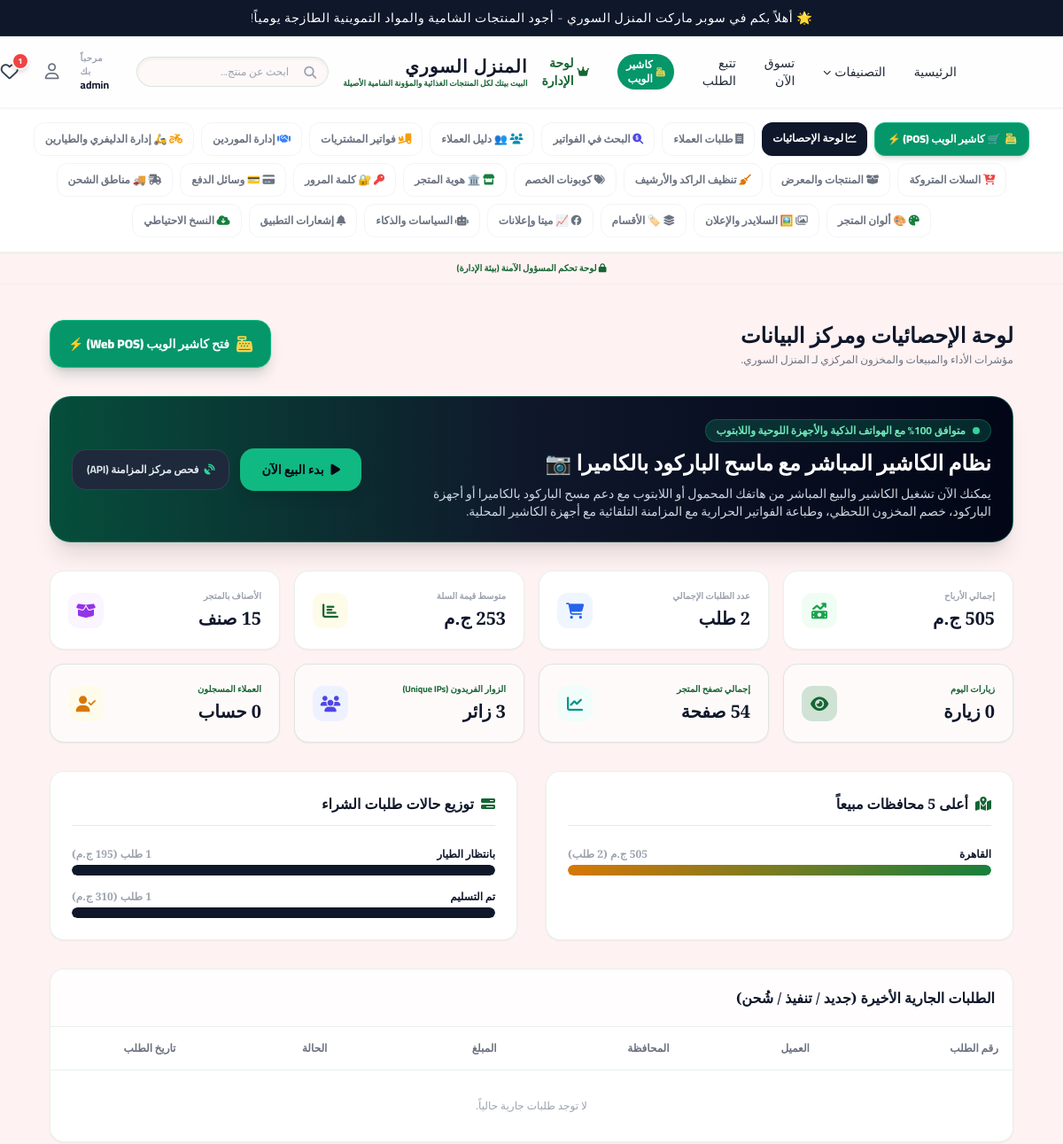
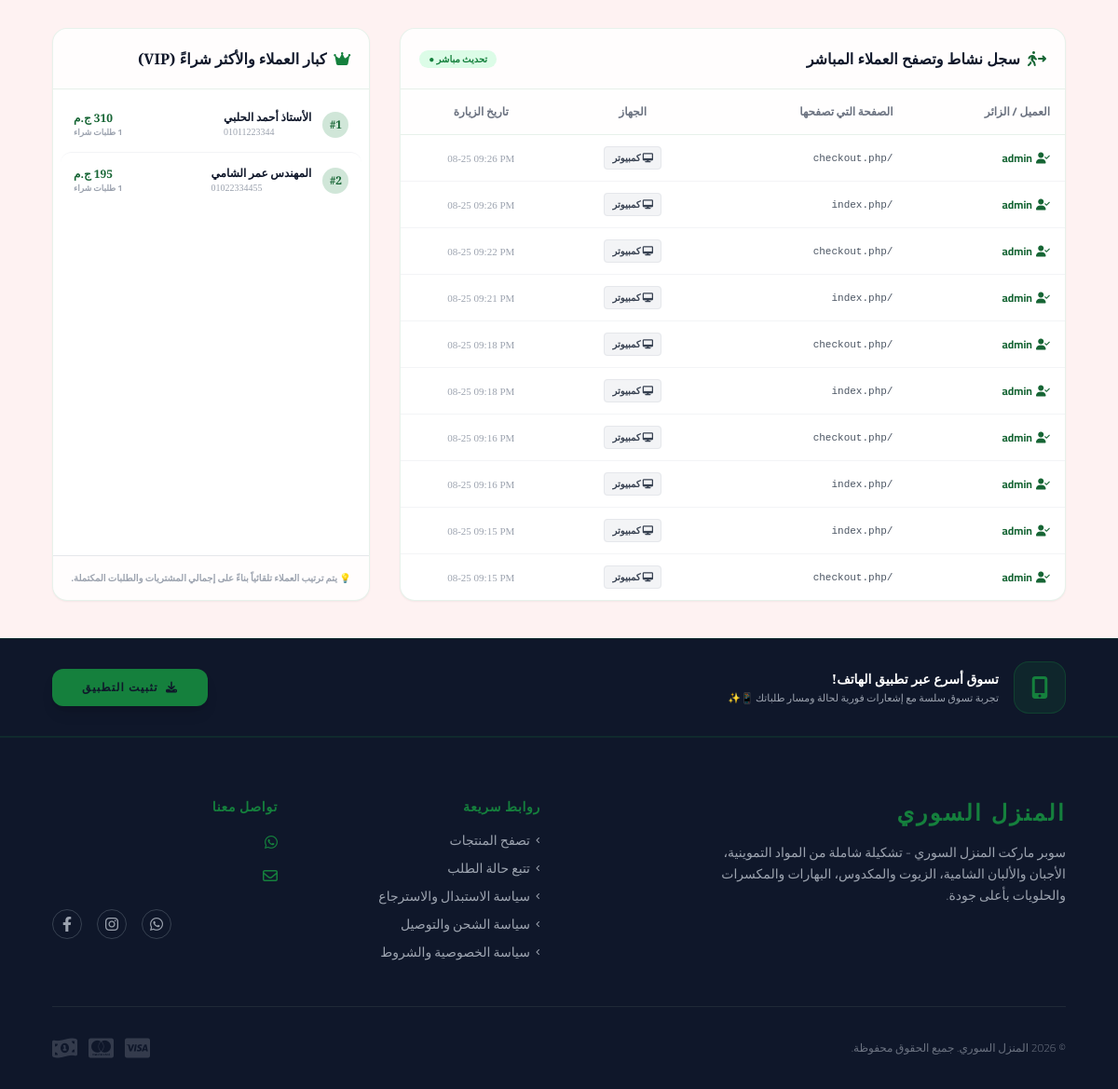
Page /admin_dashboard.php (signed in) on the committed database (2 pictures, top to bottom).
### tables this page shows
CREATE TABLE visitor_logs (
                id INTEGER PRIMARY KEY AUTOINCREMENT, ip_address VARCHAR(100), user_id INTEGER DEFAULT NULL, page_url VARCHAR(500) NOT NULL, device_type VARCHAR(50) DEFAULT 'كمبيوتر', created_at TIMESTAMP DEFAULT CURRENT_TIMESTAMP
            );

CREATE TABLE users (
            id INTEGER PRIMARY KEY AUTOINCREMENT, username VARCHAR(50) NOT NULL UNIQUE, password VARCHAR(255) NOT NULL, role VARCHAR(20) DEFAULT 'user'
        , email VARCHAR(255) DEFAULT NULL, phone VARCHAR(50) DEFAULT NULL, street VARCHAR(255) DEFAULT NULL, building VARCHAR(50) DEFAULT NULL, floor VARCHAR(50) DEFAULT NULL, apartment VARCHAR(50) DEFAULT NULL, landmark VARCHAR(255) DEFAULT NULL, gov_id INT DEFAULT NULL, country VARCHAR(100) DEFAULT 'مصر');

### admin_dashboard.php (the view, shortened to what the rows shown need)
<?php
include 'header.php';
$recent_visits = $pdo->query("
    SELECT v.*, u.username
    FROM visitor_logs v
    LEFT JOIN users u ON v.user_id = u.id
    ORDER BY v.id DESC
    LIMIT 10
")->fetchAll(PDO::FETCH_ASSOC);
?>
<div class="container mx-auto px-4 md:px-8 py-10 max-w-6xl animate-fade-in">
    <div class="mb-8 flex flex-col md:flex-row md:items-center justify-between gap-4">
        <div>
            <h2 class="text-2xl font-serif font-bold text-royal-dark">لوحة الإحصائيات ومركز البيانات</h2>
        </div>
    </div>
    <div class="bg-white border border-royal-gold/10 shadow-sm rounded-2xl mt-8 overflow-hidden">
        <div class="overflow-x-auto">
            <table class="w-full text-right text-xs">
                <thead class="bg-gray-55/30 text-gray-500 border-b border-royal-gold/10 font-bold">
                    <tr>
                        <th class="p-4 font-bold">رقم الطلب</th>
                        <th class="p-4 font-bold">العميل</th>
                        <th class="p-4 font-bold">المحافظة</th>
                        <th class="p-4 font-bold">المبلغ</th>
                        <th class="p-4 font-bold text-center">الحالة</th>
                        <th class="p-4 font-bold text-center">تاريخ الطلب</th>
                    </tr>
                </thead>
            </table>
        </div>
    </div>
    <div class="grid grid-cols-1 lg:grid-cols-3 gap-8 mt-8">
        <div class="lg:col-span-2 bg-white border border-royal-gold/10 shadow-sm rounded-2xl overflow-hidden">
            <div class="overflow-x-auto">
                <table class="w-full text-right text-xs">
                    <thead class="bg-royal-sand/10 text-gray-500 border-b border-royal-gold/10 font-bold">
                        <tr>
                            <th class="p-4 font-bold">العميل / الزائر</th>
                            <th class="p-4 font-bold">الصفحة التي تصفحها</th>
                            <th class="p-4 font-bold text-center">الجهاز</th>
                            <th class="p-4 font-bold text-center">تاريخ الزيارة</th>
                        </tr>
                    </thead>
                    <tbody class="divide-y divide-gray-100 font-medium">
                        <?php if (empty($recent_visits)): ?>
                            <tr>
                                <td colspan="4" class="p-8 text-center text-gray-400">لا توجد زيارات مسجلة حديثاً.</td>
                            </tr>
                        <?php else: ?>
                            <?php foreach($recent_visits as $rv): ?>
                                <tr class="hover:bg-royal-cream/35 transition-colors">
                                    <td class="p-4 font-bold text-royal-dark">
                                        <?php if (!empty($rv['username'])): ?>
                                            <span class="text-royal-darkgold font-bold flex items-center gap-1">
                                                <i class="fa-solid fa-user-check text-xs"></i> <?php echo htmlspecialchars($rv['username']); ?>
                                            </span>
                                        <?php else: ?>
                                            <span class="text-gray-400 font-normal flex items-center gap-1">
                                                <i class="fa-regular fa-circle-user text-xs"></i> زائر (<?php echo htmlspecialchars($rv['ip_address']); ?>)
                                            </span>
                                        <?php endif; ?>
                                    </td>
                                    <td class="p-4 font-mono text-[11px] text-gray-600">
                                        <a href="<?php echo htmlspecialchars($rv['page_url']); ?>" target="_blank" class="hover:text-royal-gold hover:underline">
                                            /<?php echo htmlspecialchars($rv['page_url']); ?>
                                        </a>
                                    </td>
                                    <td class="p-4 text-center">
                                        <?php if ($rv['device_type'] == 'جوال'): ?>
                                            <span class="bg-purple-50 text-purple-700 border border-purple-100 px-2 py-0.5 rounded text-[10px] font-bold"><i class="fa-solid fa-mobile-screen-button"></i> جوال</span>
                                        <?php else: ?>
                                            <span class="bg-gray-100 text-gray-700 border border-gray-200 px-2 py-0.5 rounded text-[10px] font-bold"><i class="fa-solid fa-desktop"></i> كمبيوتر</span>
                                        <?php endif; ?>
                                    </td>
                                    <td class="p-4 text-center text-gray-400 font-serif text-[11px]" dir="ltr">
                                        <?php echo date('m-d h:i A', strtotime($rv['created_at'])); ?>
                                    </td>
                                </tr>
                            <?php endforeach; ?>
                        <?php endif; ?>
                    </tbody>
                </table>
            </div>
        </div>
    </div>
</div>
<?php
include 'footer.php';
?>

### rows in the picture
visitor_logs: user.username "admin", page_url "checkout.php", device_type "كمبيوتر", created_at "08-25 09:26 PM"
visitor_logs: user.username "admin", page_url "index.php", device_type "كمبيوتر", created_at "08-25 09:26 PM"
visitor_logs: user.username "admin", page_url "checkout.php", device_type "كمبيوتر", created_at "08-25 09:22 PM"
visitor_logs: user.username "admin", page_url "index.php", device_type "كمبيوتر", created_at "08-25 09:21 PM"
visitor_logs: user.username "admin", page_url "checkout.php", device_type "كمبيوتر", created_at "08-25 09:18 PM"
visitor_logs: user.username "admin", page_url "index.php", device_type "كمبيوتر", created_at "08-25 09:18 PM"
visitor_logs: user.username "admin", page_url "checkout.php", device_type "كمبيوتر", created_at "08-25 09:16 PM"
visitor_logs: user.username "admin", page_url "index.php", device_type "كمبيوتر", created_at "08-25 09:16 PM"
visitor_logs: user.username "admin", page_url "index.php", device_type "كمبيوتر", created_at "08-25 09:15 PM"
visitor_logs: user.username "admin", page_url "checkout.php", device_type "كمبيوتر", created_at "08-25 09:15 PM"

### other values in the picture
$announcement_bar "🌟 أهلاً بكم في سوبر ماركت المنزل السوري - أجود المنتجات الشامية والمواد التموينية الطازجة يومياً!"
$settings['store_name'] "المنزل السوري"
$settings['store_tagline'] "البيت بيتك لكل المنتجات الغذائية والمؤونة الشامية الأصيلة"
$_SESSION['username'] "admin"
$wishlist_count "1"
$total_sales "505"
$settings['store_currency'] "ج.م"
$total_orders "2"
$avg_order_value "253"
$today_visits "0"
$unique_visitors "3"
$gs['governorate'] "القاهرة"
$gs['total'] "505"
$gs['cnt'] "2"
$ss['status'] "بانتظار الطيار"
